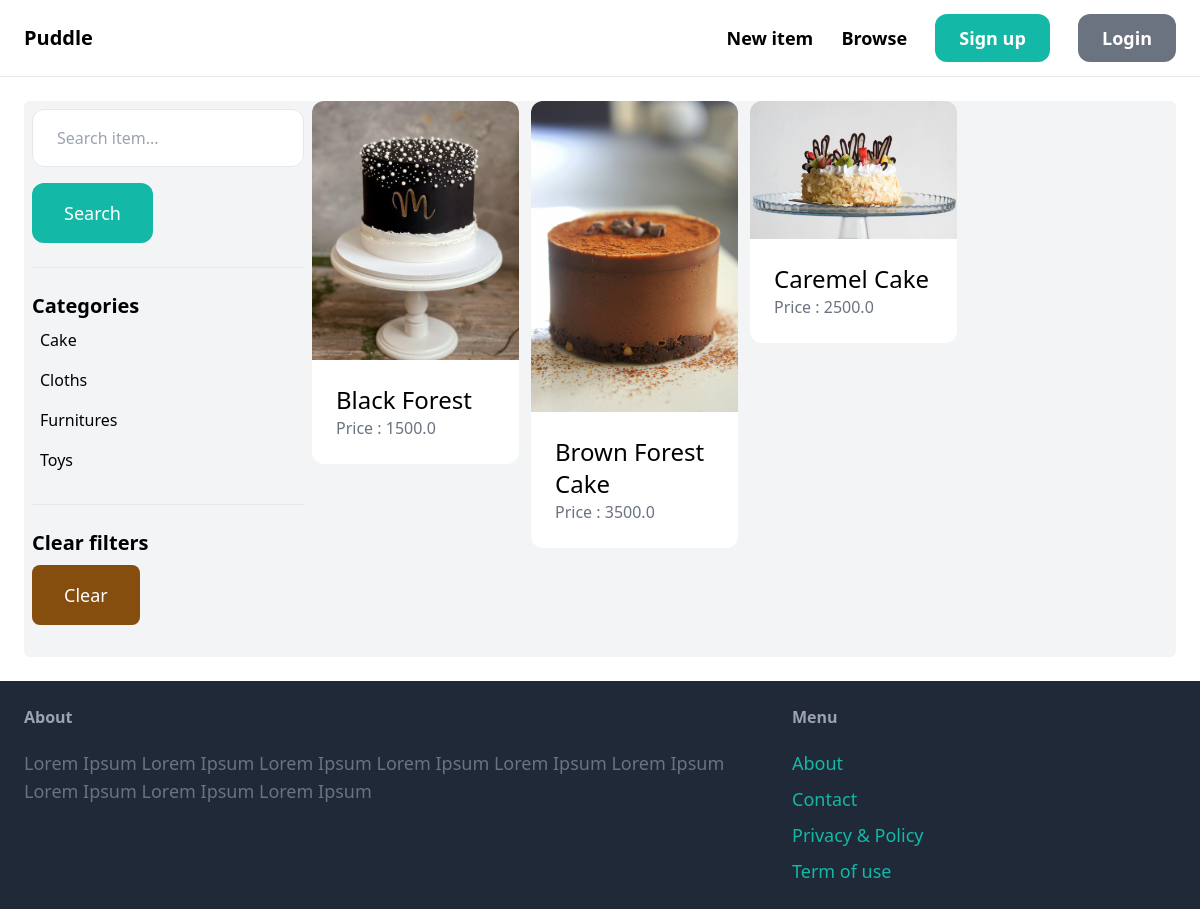
Page /items/ on the earlier database version.
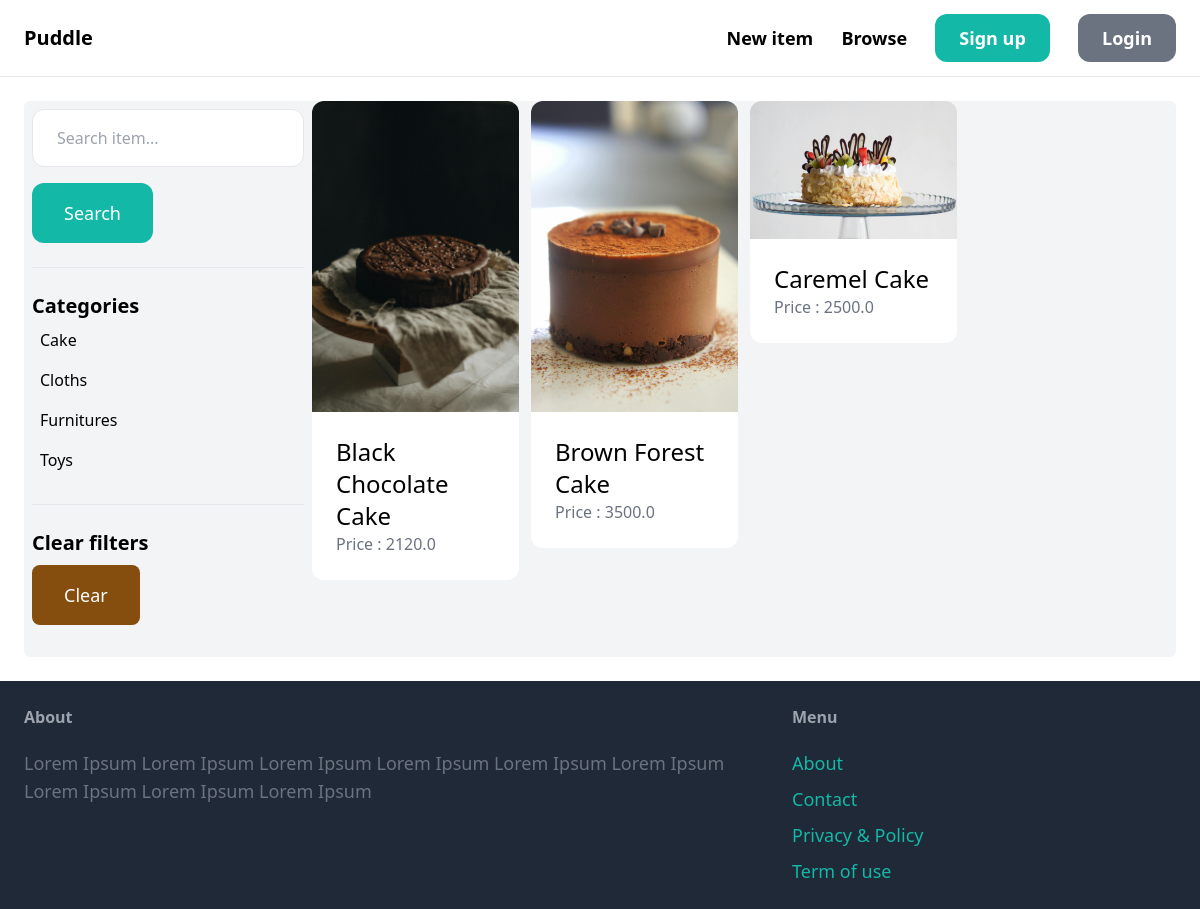
Same page on the later database version.
### item/models.py (models this page shows, shortened)
class Category(models.Model):
    name = models.CharField(max_length=100)
    class Meta:
        verbose_name_plural = "Categories"
        ordering = ("name",)

class Item(models.Model):
    class Meta:
        ordering = ("name",)
        verbose_name_plural = "Items"
    name = models.CharField(max_length=200)
    description = models.TextField(blank=True, null=True)
    price = models.FloatField()
    image = models.ImageField(upload_to="item_images", blank=True, null=True)
    is_sold = models.BooleanField(default=False)
    created_at = models.DateTimeField(auto_now_add=True)
    created_by = models.ForeignKey(User, related_name="items", on_delete=models.CASCADE)
    category = models.ForeignKey(
        Category, related_name="items", on_delete=models.CASCADE, default=None
    )

### item/views.py (the view)
# urls.py: path("", views.items, name="items"),
def items(request):
    items = Item.objects.filter(is_sold=False)
    categories = Category.objects.all()
    category_id = request.GET.get("category", 0)
    if category_id:
        items = items.filter(category_id=category_id)
    query = request.GET.get("query", "")
    if query:
        items = Item.objects.filter(
            Q(name__icontains=query) | Q(description__icontains=query)
        )
    return render(
        request,
        "item/items.html",
        {
            "items": items,
            "query": query,
            "categories": categories,
            "category_id": int(category_id),
        },
    )

### item/templates/item/items.html (shortened to what this page needs)
{% extends 'core/base.html' %}
{% block content %}
  <div class="pb-6 grid grid-cols-4 gab-4 bg-gray-100 rounded-md">
    <div class="col-span-1 m-2">
      <form action="{% url 'item:items' %}" method="get">
        <input type="text" name="query" placeholder="Search item..." value="{{ query }}" class="w-full py-4 px-6 border rounded-xl" />
        <button type="submit" class="mt-4 px-8 py-4 rounded-xl text-lg bg-teal-500 text-white">Search</button>
      </form>
      <hr class="my-6" />
      <p class="font-semibold text-xl">Categories</p>
      <ul>
        {% for category in categories %}
          <li class="py-2 px-2 rounded-xl {% if category.id == category_id %} bg-gray-200 {% endif %}">
            <a href="{% url 'item:items' %}?query={{ query }}&category={{ category.id }}">{{ category.name }}</a>
          </li>
        {% endfor %}
      </ul>
      <hr class="my-6" />
      <p class="font-semibold text-xl">Clear filters</p>
      <ul>
        <li>
          <a href="{% url 'item:items' %}" class="mt-2 py-4 px-8 inline-block bg-yellow-800 text-lg rounded-lg text-white">Clear</a>
        </li>
      </ul>
    </div>
    <div class="col-span-3">
      <div class="grid grid-cols-4 gap-3">
        {% for item in items %}
          <div>
            <a href="{% url 'item:detail' item.id %}">
              <div>
                <img src="{{ item.image.url }}" alt="{{ item.name }}" class="rounded-t-xl" />
              </div>
              <div class="p-6 bg-white rounded-b-xl">
                <h2 class="text-2xl">{{ item.name }}</h2>
                <p class="text-gray-500">Price : {{ item.price }}</p>
              </div>
            </a>
          </div>
        {% endfor %}
      </div>
    </div>
  </div>
{% endblock %}

Differences in the rows shown:
no longer on this page (row edited): Item: image (picture), name "Black Forest", price "1500.0"
added Item: image (picture), name "Black Chocolate Cake", price "2120.0"
